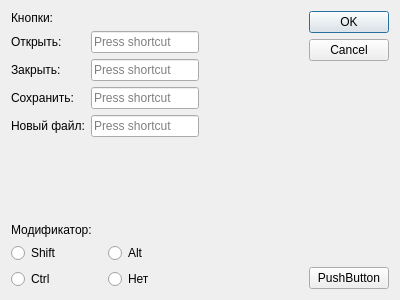
<?xml version="1.0" encoding="UTF-8"?>
<ui version="4.0">
 <class>Settings</class>
 <widget class="QDialog" name="Settings">
  <property name="geometry">
   <rect>
    <x>0</x>
    <y>0</y>
    <width>400</width>
    <height>300</height>
   </rect>
  </property>
  <property name="windowTitle">
   <string>Dialog</string>
  </property>
  <layout class="QGridLayout" name="gridLayout_9">
   <item row="0" column="0">
    <layout class="QGridLayout" name="gridLayout_8">
     <item row="0" column="0">
      <layout class="QGridLayout" name="gridLayout_5">
       <item row="0" column="0">
        <widget class="QLabel" name="label_7">
         <property name="text">
          <string>Кнопки:</string>
         </property>
        </widget>
       </item>
       <item row="1" column="0">
        <widget class="QLabel" name="label_8">
         <property name="text">
          <string>Открыть:</string>
         </property>
        </widget>
       </item>
       <item row="1" column="1">
        <widget class="QKeySequenceEdit" name="keySequenceEdit_5"/>
       </item>
       <item row="2" column="0">
        <widget class="QLabel" name="label_9">
         <property name="text">
          <string>Закрыть:</string>
         </property>
        </widget>
       </item>
       <item row="2" column="1">
        <widget class="QKeySequenceEdit" name="keySequenceEdit_6"/>
       </item>
       <item row="3" column="0">
        <widget class="QLabel" name="label_10">
         <property name="text">
          <string>Сохранить:</string>
         </property>
        </widget>
       </item>
       <item row="3" column="1">
        <widget class="QKeySequenceEdit" name="keySequenceEdit_7"/>
       </item>
       <item row="4" column="0">
        <widget class="QLabel" name="label_11">
         <property name="text">
          <string>Новый файл:</string>
         </property>
        </widget>
       </item>
       <item row="4" column="1">
        <widget class="QKeySequenceEdit" name="keySequenceEdit_8"/>
       </item>
      </layout>
     </item>
     <item row="0" column="1" rowspan="2">
      <layout class="QGridLayout" name="gridLayout_7">
       <item row="2" column="1">
        <widget class="QPushButton" name="pushButton_2">
         <property name="text">
          <string>PushButton</string>
         </property>
        </widget>
       </item>
       <item row="1" column="1">
        <spacer name="verticalSpacer_4">
         <property name="orientation">
          <enum>Qt::Vertical</enum>
         </property>
         <property name="sizeHint" stdset="0">
          <size>
           <width>20</width>
           <height>40</height>
          </size>
         </property>
        </spacer>
       </item>
       <item row="0" column="1">
        <widget class="QDialogButtonBox" name="buttonBox">
         <property name="orientation">
          <enum>Qt::Vertical</enum>
         </property>
         <property name="standardButtons">
          <set>QDialogButtonBox::Cancel|QDialogButtonBox::Ok</set>
         </property>
        </widget>
       </item>
       <item row="0" column="0">
        <spacer name="horizontalSpacer_2">
         <property name="orientation">
          <enum>Qt::Horizontal</enum>
         </property>
         <property name="sizeHint" stdset="0">
          <size>
           <width>40</width>
           <height>20</height>
          </size>
         </property>
        </spacer>
       </item>
      </layout>
     </item>
     <item row="1" column="0">
      <layout class="QGridLayout" name="gridLayout_6">
       <item row="2" column="1">
        <widget class="QRadioButton" name="radioButton_5">
         <property name="text">
          <string>Alt</string>
         </property>
        </widget>
       </item>
       <item row="1" column="0">
        <widget class="QLabel" name="label_12">
         <property name="text">
          <string>Модификатор:</string>
         </property>
        </widget>
       </item>
       <item row="3" column="0">
        <widget class="QRadioButton" name="radioButton_6">
         <property name="text">
          <string>Ctrl</string>
         </property>
        </widget>
       </item>
       <item row="3" column="1">
        <widget class="QRadioButton" name="radioButton_7">
         <property name="text">
          <string>Нет</string>
         </property>
        </widget>
       </item>
       <item row="2" column="0">
        <widget class="QRadioButton" name="radioButton_8">
         <property name="text">
          <string>Shift</string>
         </property>
        </widget>
       </item>
       <item row="0" column="0">
        <spacer name="verticalSpacer_3">
         <property name="orientation">
          <enum>Qt::Vertical</enum>
         </property>
         <property name="sizeHint" stdset="0">
          <size>
           <width>20</width>
           <height>40</height>
          </size>
         </property>
        </spacer>
       </item>
      </layout>
     </item>
    </layout>
   </item>
  </layout>
 </widget>
 <resources/>
 <connections>
  <connection>
   <sender>buttonBox</sender>
   <signal>accepted()</signal>
   <receiver>Settings</receiver>
   <slot>accept()</slot>
   <hints>
    <hint type="sourcelabel">
     <x>248</x>
     <y>254</y>
    </hint>
    <hint type="destinationlabel">
     <x>157</x>
     <y>274</y>
    </hint>
   </hints>
  </connection>
  <connection>
   <sender>buttonBox</sender>
   <signal>rejected()</signal>
   <receiver>Settings</receiver>
   <slot>reject()</slot>
   <hints>
    <hint type="sourcelabel">
     <x>316</x>
     <y>260</y>
    </hint>
    <hint type="destinationlabel">
     <x>286</x>
     <y>274</y>
    </hint>
   </hints>
  </connection>
 </connections>
</ui>
